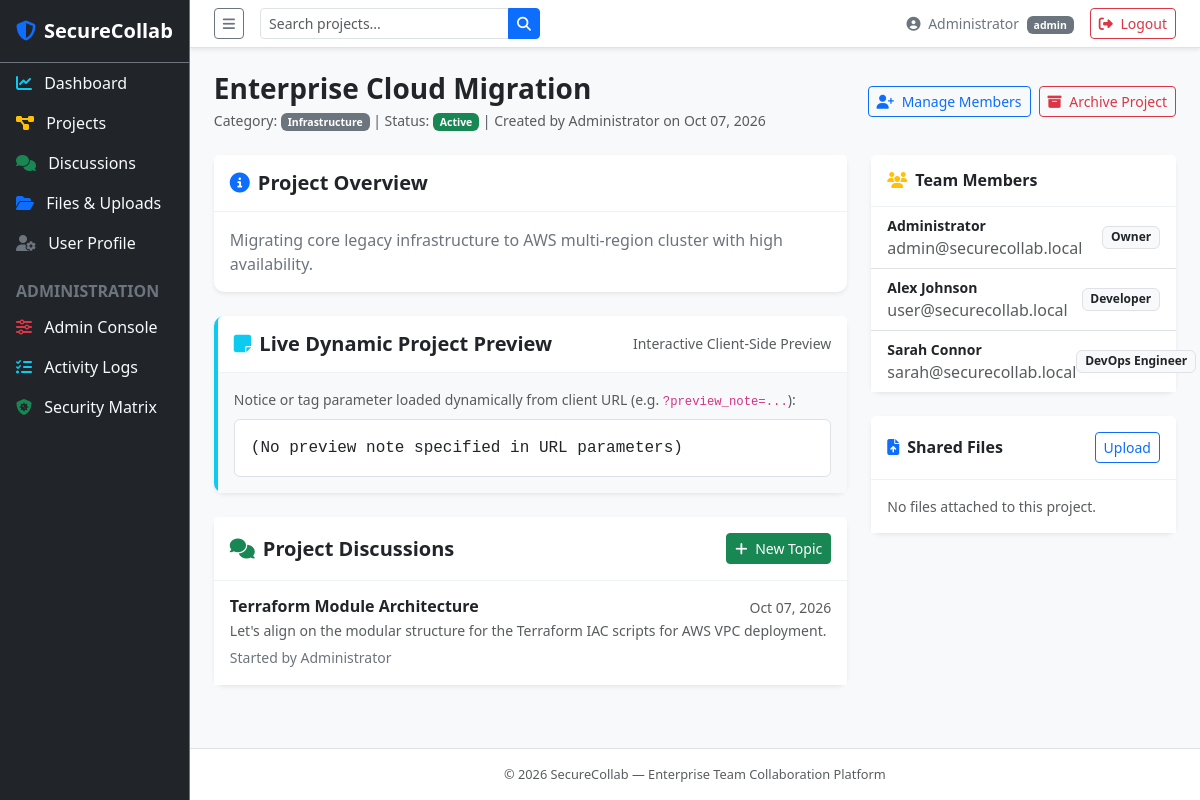
Page /projects/view.php?id=1 (signed in) on the committed database.
### tables this page shows
CREATE TABLE `projects` (
  `id` INT AUTO_INCREMENT PRIMARY KEY,
  `title` VARCHAR(200) NOT NULL,
  `description` TEXT NOT NULL,
  `category` VARCHAR(50) DEFAULT 'General',
  `status` ENUM('active', 'archived') NOT NULL DEFAULT 'active',
  `created_by` INT NOT NULL,
  `created_at` DATETIME DEFAULT CURRENT_TIMESTAMP,
  `updated_at` DATETIME DEFAULT CURRENT_TIMESTAMP ON UPDATE CURRENT_TIMESTAMP,
  FOREIGN KEY (`created_by`) REFERENCES `users`(`id`) ON DELETE CASCADE
);

CREATE TABLE `users` (
  `id` INT AUTO_INCREMENT PRIMARY KEY,
  `name` VARCHAR(100) NOT NULL,
  `email` VARCHAR(150) NOT NULL UNIQUE,
  `password` VARCHAR(255) NOT NULL,
  `role` ENUM('admin', 'user') NOT NULL DEFAULT 'user',
  `avatar` VARCHAR(255) DEFAULT 'default.png',
  `created_at` DATETIME DEFAULT CURRENT_TIMESTAMP,
  `updated_at` DATETIME DEFAULT CURRENT_TIMESTAMP ON UPDATE CURRENT_TIMESTAMP
);

CREATE TABLE `discussions` (
  `id` INT AUTO_INCREMENT PRIMARY KEY,
  `project_id` INT NOT NULL,
  `user_id` INT NOT NULL,
  `title` VARCHAR(200) NOT NULL,
  `content` TEXT NOT NULL,
  `created_at` DATETIME DEFAULT CURRENT_TIMESTAMP,
  FOREIGN KEY (`project_id`) REFERENCES `projects`(`id`) ON DELETE CASCADE,
  FOREIGN KEY (`user_id`) REFERENCES `users`(`id`) ON DELETE CASCADE
);

CREATE TABLE `project_members` (
  `id` INT AUTO_INCREMENT PRIMARY KEY,
  `project_id` INT NOT NULL,
  `user_id` INT NOT NULL,
  `role` VARCHAR(50) DEFAULT 'Member',
  `joined_at` DATETIME DEFAULT CURRENT_TIMESTAMP,
  FOREIGN KEY (`project_id`) REFERENCES `projects`(`id`) ON DELETE CASCADE,
  FOREIGN KEY (`user_id`) REFERENCES `users`(`id`) ON DELETE CASCADE,
  UNIQUE KEY `unique_project_user` (`project_id`, `user_id`)
);

### includes/functions.php (called while the page is built, shortened)
<?php
function get_app_url() {
    $scriptName = $_SERVER["SCRIPT_NAME"];
    $base = str_replace("\\", "/", dirname($scriptName));
    if (strpos($base, "/securecollab-vulnerable") !== false) {
        return "/securecollab-vulnerable";
    }
    return "/securecollab-vulnerable";
}

### projects/view.php (the view, shortened to what this page needs)
<?php
require_once __DIR__ . "/../includes/header.php";
$id = intval($_GET["id"] ?? 0);
$db = get_db();
$stmt = $db->prepare("SELECT p.*, u.name as creator_name FROM projects p JOIN users u ON p.created_by = u.id WHERE p.id = ?");
$stmt->execute([$id]);
$project = $stmt->fetch();
$membersStmt = $db->prepare("SELECT pm.*, u.name, u.email FROM project_members pm JOIN users u ON pm.user_id = u.id WHERE pm.project_id = ?");
$membersStmt->execute([$id]);
$members = $membersStmt->fetchAll();
$discStmt = $db->prepare("SELECT d.*, u.name as author_name FROM discussions d JOIN users u ON d.user_id = u.id WHERE d.project_id = ? ORDER BY d.created_at DESC");
$discStmt->execute([$id]);
$discussions = $discStmt->fetchAll();
$fileStmt = $db->prepare("SELECT f.*, u.name as uploader_name FROM files f JOIN users u ON f.user_id = u.id WHERE f.project_id = ? ORDER BY f.uploaded_at DESC");
$fileStmt->execute([$id]);
$files = $fileStmt->fetchAll();
?>
<div class="d-flex justify-content-between align-items-center mb-4">
    <div>
        <h3 class="fw-bold mb-1"><?php echo htmlspecialchars($project["title"]); ?></h3>
        <p class="text-muted small mb-0">
            Category: <span class="badge bg-secondary"><?php echo htmlspecialchars($project["category"]); ?></span> |
            Status: <span class="badge <?php echo $project["status"] === "active" ? "bg-success" : "bg-secondary"; ?>"><?php echo ucfirst($project["status"]); ?></span> |
            Created by <?php echo htmlspecialchars($project["creator_name"]); ?> on <?php echo date("M d, Y", strtotime($project["created_at"])); ?>
        </p>
    </div>
    <div class="d-flex gap-2">
        <a href="members.php?project_id=<?php echo $project["id"]; ?>" class="btn btn-outline-primary btn-sm">
            <i class="fa-solid fa-user-plus me-1"></i> Manage Members
        </a>
        <a href="archive.php?id=<?php echo $project["id"]; ?>" class="btn btn-outline-danger btn-sm">
            <i class="fa-solid fa-box-archive me-1"></i> Archive Project
        </a>
    </div>
</div>
<div class="row g-4">
    <div class="col-md-8">
        <div class="card border-0 shadow-sm mb-4">
            <div class="card-header bg-white py-3">
                <h5 class="fw-bold mb-0 text-dark"><i class="fa-solid fa-circle-info text-primary me-2"></i>Project Overview</h5>
            </div>
            <div class="card-body">
                <p class="card-text text-secondary"><?php echo nl2br(htmlspecialchars($project["description"])); ?></p>
            </div>
        </div>
        <div class="card border-0 shadow-sm mb-4 border-start border-4 border-info">
            <div class="card-header bg-white py-3 d-flex justify-content-between align-items-center">
                <h5 class="fw-bold mb-0 text-dark"><i class="fa-solid fa-note-sticky text-info me-2"></i>Live Dynamic Project Preview</h5>
                <small class="text-muted">Interactive Client-Side Preview</small>
            </div>
            <div class="card-body bg-light">
                <p class="small text-muted mb-2">Notice or tag parameter loaded dynamically from client URL (e.g. <code>?preview_note=...</code>):</p>
                <div id="previewContent" class="p-3 bg-white border rounded text-dark font-monospace">
                    (No preview note specified in URL parameters)
                </div>
            </div>
        </div>
        <div class="card border-0 shadow-sm mb-4">
            <div class="card-header bg-white py-3 d-flex justify-content-between align-items-center">
                <h5 class="fw-bold mb-0 text-dark"><i class="fa-solid fa-comments text-success me-2"></i>Project Discussions</h5>
                <a href="<?php echo $baseUrl; ?>/discussions/create.php?project_id=<?php echo $project["id"]; ?>" class="btn btn-sm btn-success">
                    <i class="fa-solid fa-plus me-1"></i> New Topic
                </a>
            </div>
            <div class="card-body p-0">
                <div class="list-group list-group-flush">
                    <?php foreach ($discussions as $d): ?>
                    <a href="<?php echo $baseUrl; ?>/discussions/view.php?id=<?php echo $d["id"]; ?>" class="list-group-item list-group-item-action py-3">
                        <div class="d-flex w-100 justify-content-between">
                            <h6 class="mb-1 fw-bold text-dark"><?php echo htmlspecialchars($d["title"]); ?></h6>
                            <small class="text-muted"><?php echo date("M d, Y", strtotime($d["created_at"])); ?></small>
                        </div>
                        <p class="mb-1 text-muted small text-truncate"><?php echo htmlspecialchars($d["content"]); ?></p>
                        <small class="text-secondary">Started by <?php echo htmlspecialchars($d["author_name"]); ?></small>
                    </a>
                    <?php endforeach; ?>
                </div>
            </div>
        </div>
    </div>
    <div class="col-md-4">
        <div class="card border-0 shadow-sm mb-4">
            <div class="card-header bg-white py-3">
                <h6 class="fw-bold mb-0 text-dark"><i class="fa-solid fa-users me-2 text-warning"></i>Team Members</h6>
            </div>
            <div class="card-body p-0">
                <ul class="list-group list-group-flush">
                    <?php foreach ($members as $m): ?>
                    <li class="list-group-item d-flex justify-content-between align-items-center py-2 px-3">
                        <div>
                            <div class="fw-semibold text-dark small"><?php echo htmlspecialchars($m["name"]); ?></div>
                            <div class="text-muted fs-7"><?php echo htmlspecialchars($m["email"]); ?></div>
                        </div>
                        <span class="badge bg-light text-dark border"><?php echo htmlspecialchars($m["role"]); ?></span>
                    </li>
                    <?php endforeach; ?>
                </ul>
            </div>
        </div>
        <div class="card border-0 shadow-sm">
            <div class="card-header bg-white py-3 d-flex justify-content-between align-items-center">
                <h6 class="fw-bold mb-0 text-dark"><i class="fa-solid fa-file-arrow-up me-2 text-primary"></i>Shared Files</h6>
                <a href="<?php echo $baseUrl; ?>/files/index.php?project_id=<?php echo $project["id"]; ?>" class="btn btn-outline-primary btn-sm fs-7">Upload</a>
            </div>
            <div class="card-body p-0">
                <ul class="list-group list-group-flush">
                    <?php if (empty($files)): ?>
                        <li class="list-group-item text-muted small py-3">No files attached to this project.</li>
                    <?php endif; ?>
                </ul>
            </div>
        </div>
    </div>
</div>
<?php require_once __DIR__ . "/../includes/footer.php"; ?>

### assets/css/style.css (style rules this page uses)
:root { --sidebar-width: 240px; --sidebar-bg: #1a202c; --primary: #3b82f6; --topbar-height: 56px; }
.card { border-radius: 10px; }
.card-header { background: #fff; border-bottom: 1px solid #edf2f7; }

### rows in the picture
projects: title "Enterprise Cloud Migration", category "Infrastructure", status "Active", created_by.name "Administrator", created_at "Oct 07, 2026", description "Migrating core legacy infrastructure to AWS multi-region cluster with high availability."
discussions: title "Terraform Module Architecture", created_at "Oct 07, 2026", content "Let's align on the modular structure for the Terraform IAC scripts for AWS VPC deployment.", user.name "Administrator"
project_members: user.name "Administrator", user.email "admin@securecollab.local", role "Owner"
project_members: user.name "Alex Johnson", user.email "user@securecollab.local", role "Developer"
project_members: user.name "Sarah Connor", user.email "sarah@securecollab.local", role "DevOps Engineer"

### other values in the picture
$user["name"] "Administrator"
$user["role"] "admin"
